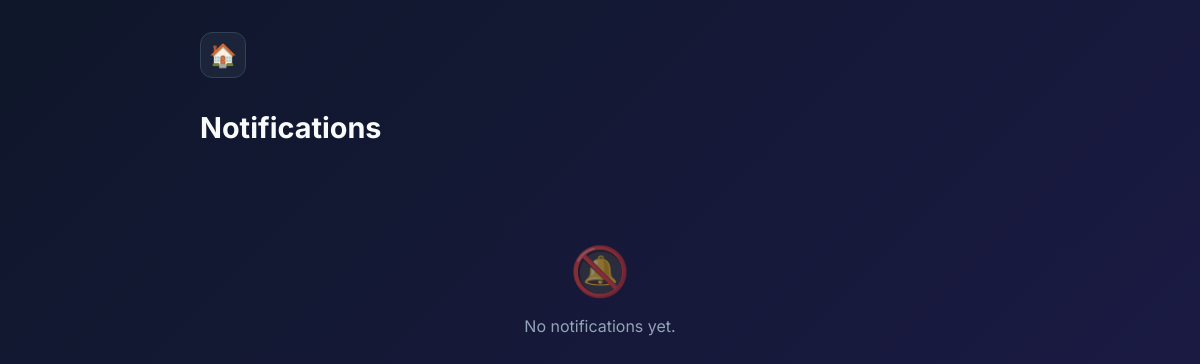
/notifications.php (signed in), run on an earlier commit of the app's database.
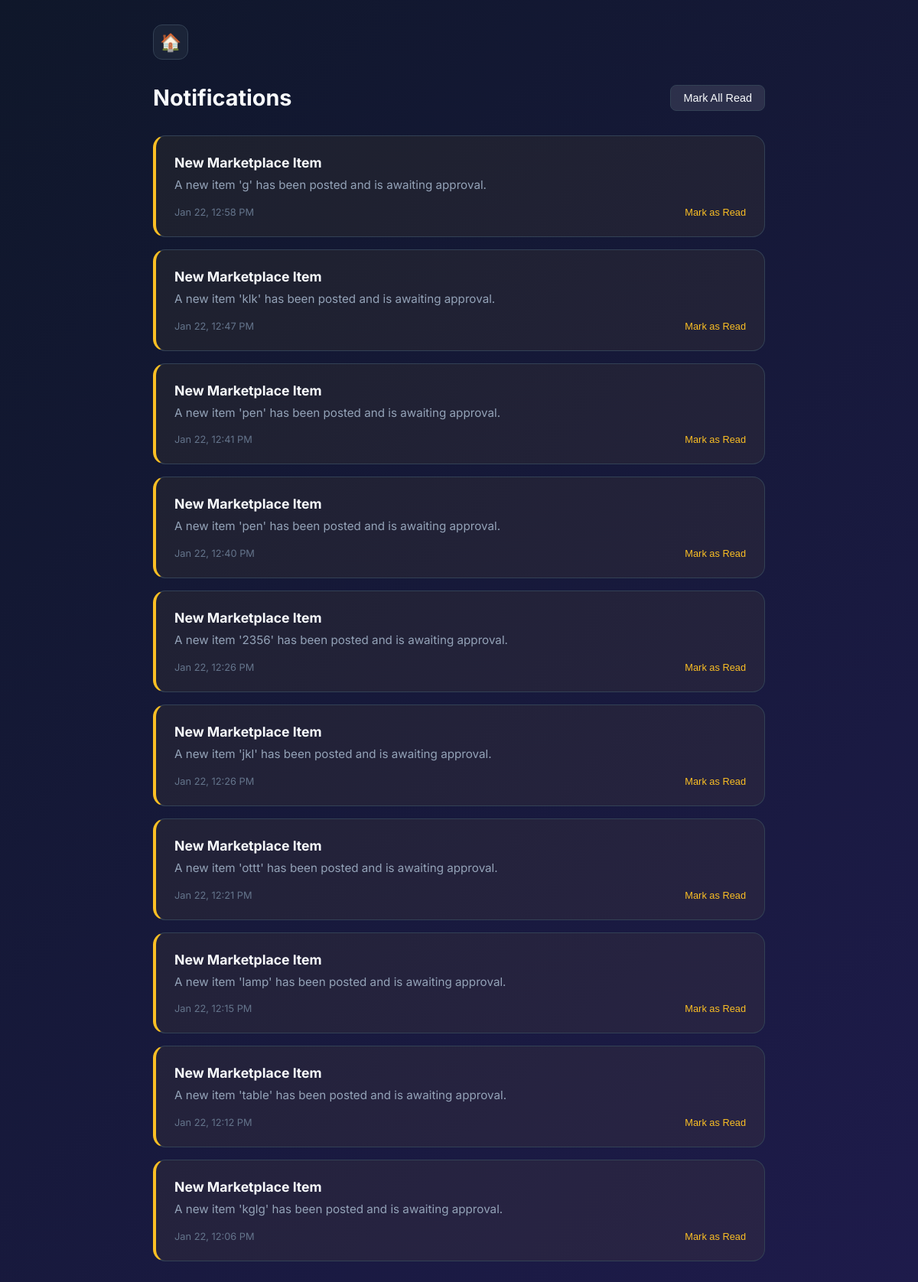
And on a later commit of the database.
### tables this page shows
CREATE TABLE `notification` (
  `NotificationID` int(11) NOT NULL AUTO_INCREMENT,
  `UserID` int(11) NOT NULL,
  `Type` enum('General','Message','Order','System') NOT NULL DEFAULT 'General',
  `Title` varchar(100) NOT NULL,
  `Message` text NOT NULL,
  `Link` varchar(255) DEFAULT NULL,
  `IsRead` tinyint(1) NOT NULL DEFAULT 0,
  `CreatedAt` datetime NOT NULL DEFAULT current_timestamp(),
  PRIMARY KEY (`NotificationID`),
  KEY `idx_notif_user` (`UserID`,`IsRead`),
  CONSTRAINT `fk_notif_user` FOREIGN KEY (`UserID`) REFERENCES `user` (`UserID`) ON DELETE CASCADE ON UPDATE CASCADE
);

### notifications.php (the view, shortened to what this page needs)
<?php
include 'config.php';
$userId = $_SESSION['user_id'];
$notifs = [];
$stmt = $conn->prepare("SELECT * FROM NOTIFICATION WHERE UserID = ? ORDER BY CreatedAt DESC LIMIT 50");
$stmt->bind_param("i", $userId);
$stmt->execute();
$res = $stmt->get_result();
while ($row = $res->fetch_assoc())
    $notifs[] = $row;
?>
<!DOCTYPE html>
<html lang="en">
<head>
</head>
<body>
    <div class="container">
        <a href="index.php" class="home-btn">🏠</a>
        <div class="header">
            <h1>Notifications</h1>
            <?php if (!empty($notifs)): ?>
                <form method="POST" style="margin:0;">
                    <button type="submit" class="btn-sm">Mark All Read</button>
                </form>
            <?php endif; ?>
        </div>
        <div class="notif-list">
            <?php if (empty($notifs)): ?>
                <div class="empty-state">
                    <span class="empty-icon">🔕</span>
                    No notifications yet.
                </div>
            <?php else: ?>
                <?php foreach ($notifs as $n): ?>
                    <?php
                    $link = !empty($n['Link']) ? $n['Link'] : '#';
                    $isClickable = !empty($n['Link']);
                    $onclick = $isClickable ? "onclick=\"markAndGo(event, " . $n['NotificationID'] . ", '" . $link . "')\"" : "";
                    $cursorStyle = $isClickable ? "cursor:pointer;" : "";
                    ?>
                    <div class="notif-item <?php echo $n['IsRead'] ? '' : 'unread'; ?>" style="<?php echo $cursorStyle; ?>"
                        <?php echo $onclick; ?>>
                        <div class="n-title">
                            <?php echo htmlspecialchars($n['Title']); ?>
                        </div>
                        <div class="n-msg">
                            <?php echo htmlspecialchars($n['Message']); ?>
                        </div>
                        <div class="n-meta">
                            <span>
                                <?php echo date('M d, h:i A', strtotime($n['CreatedAt'])); ?>
                            </span>
                            <?php if (!$n['IsRead']): ?>
                                <form method="POST" style="display:inline;" onsubmit="event.stopPropagation();">
                                    <button type="submit" class="mark-read-btn">Mark as Read</button>
                                </form>
                            <?php else: ?>
                                <span>Read</span>
                            <?php endif; ?>
                        </div>
                    </div>
                <?php endforeach; ?>
            <?php endif; ?>
        </div>
    </div>
</body>
</html>

What changed in the data, as far as the page shows it:
added notification: Title "New Marketplace Item", Message "A new item 'g' has been posted and is awaiting approval.", CreatedAt "Jan 22, 12:58 PM"
added notification: Title "New Marketplace Item", Message "A new item 'klk' has been posted and is awaiting approval.", CreatedAt "Jan 22, 12:47 PM"
added notification: Title "New Marketplace Item", Message "A new item 'pen' has been posted and is awaiting approval.", CreatedAt "Jan 22, 12:41 PM"
added notification: Title "New Marketplace Item", Message "A new item 'pen' has been posted and is awaiting approval.", CreatedAt "Jan 22, 12:40 PM"
added notification: Title "New Marketplace Item", Message "A new item '2356' has been posted and is awaiting approval.", CreatedAt "Jan 22, 12:26 PM"
added notification: Title "New Marketplace Item", Message "A new item 'jkl' has been posted and is awaiting approval.", CreatedAt "Jan 22, 12:26 PM"
added notification: Title "New Marketplace Item", Message "A new item 'ottt' has been posted and is awaiting approval.", CreatedAt "Jan 22, 12:21 PM"
added notification: Title "New Marketplace Item", Message "A new item 'lamp' has been posted and is awaiting approval.", CreatedAt "Jan 22, 12:15 PM"
added notification: Title "New Marketplace Item", Message "A new item 'table' has been posted and is awaiting approval.", CreatedAt "Jan 22, 12:12 PM"
added notification: Title "New Marketplace Item", Message "A new item 'kglg' has been posted and is awaiting approval.", CreatedAt "Jan 22, 12:06 PM"
Also different on the page:
text no longer shown: "🔕 No notifications yet."
text now shown: "Mark All Read"
